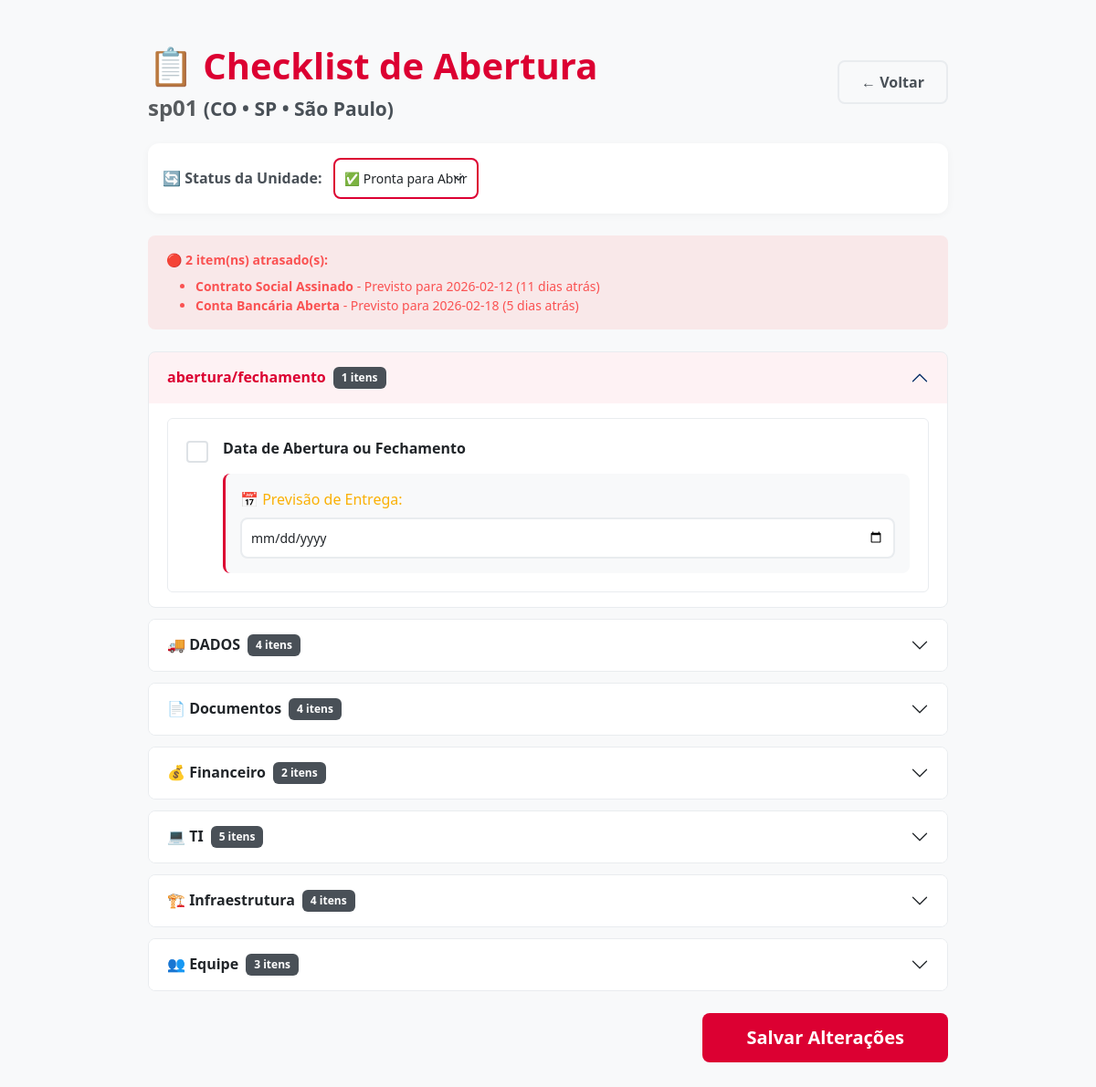
Page /gerenciar/1 on the committed database.
### App.py (models this page shows)
class Unidade(db.Model):
    id = db.Column(db.Integer, primary_key=True)
    nome = db.Column(db.String(100), nullable=False)
    cidade = db.Column(db.String(50), nullable=False)
    uf = db.Column(db.String(2), nullable=False)
    tipo = db.Column(db.String(10), nullable=False)
    status_unidade = db.Column(db.String(20), default="processo")
    checklist_status = db.Column(db.Text, default="{}")

### App.py (the view, shortened to what this page needs)
@app.route('/gerenciar/<int:id>', methods=['GET', 'POST'])
def gerenciar(id):
    unidade = Unidade.query.get_or_404(id)
    status_salvo = {}
    if unidade.checklist_status and unidade.checklist_status != "{}":
        try:
            status_salvo = json.loads(unidade.checklist_status)
        except:
            status_salvo = {}
    atrasados = verificar_atrasados(unidade.checklist_status)
    return render_template('checklist.html',
                           unidade=unidade,
                           categorias=CATEGORIAS_REQUISITOS,
                           status_salvo=status_salvo,
                           status_unidade_opts=STATUS_UNIDADE,
                           atrasados=atrasados,
                           hoje=date.today().isoformat(),
                           gerar_id_seguro=gerar_id_seguro)

### App.py (called while the page is built)
def gerar_id_seguro(texto):
    texto_limpo = re.sub(r'[^\w\s]', '', texto)
    texto_limpo = re.sub(r'\s+', '_', texto_limpo)
    return texto_limpo.lower()

def verificar_atrasados(checklist_json):
    if not checklist_json or checklist_json == "{}":
        return []
    try:
        dados = json.loads(checklist_json)
    except:
        return []
    atrasados = []
    hoje = date.today().isoformat()
    for item, info in dados.items():
        if isinstance(info, dict):
            concluido = info.get('concluido', False)
            previsao = info.get('previsao', '')
            if not concluido and previsao and previsao < hoje:
                atrasados.append({
                    'nome': item,
                    'previsao': previsao,
                    'dias_atraso': (date.today() - date.fromisoformat(previsao)).days
                })
    return atrasados

@app.context_processor
def utility_processor():
    def now():
        return datetime.now()
    return dict(now=now)

### Templates/checklist.html (shortened to what this page needs)
<!DOCTYPE html>
<html lang="pt-br">
<head>
    <link href="https://cdn.jsdelivr.net/npm/bootstrap@5.3.0/dist/css/bootstrap.min.css" rel="stylesheet">
</head>
<body class="bg-light">
    <div class="container mt-5 mb-5" style="max-width: 900px;">
        <div class="d-flex justify-content-between align-items-center mb-4">
            <div>
                <h1 style="color: var(--primary); font-weight: 700;">📋 Checklist de Abertura</h1>
                <h4 class="text-muted mb-0">{{ unidade.nome }}
                    <small style="color: var(--gray-600);">({{ unidade.tipo }} • {{ unidade.uf }} • {{ unidade.cidade }})</small>
                </h4>
            </div>
            <a href="/" class="btn btn-outline-secondary">← Voltar</a>
        </div>
        <div class="card mb-4">
            <div class="card-body py-3">
                <label class="fw-bold me-2" style="color: var(--gray-600);">🔄 Status da Unidade:</label>
                <form method="POST" action="/gerenciar/{{ unidade.id }}" style="display: inline;">
                    <select name="status_unidade" class="form-select d-inline-block w-auto" onchange="this.form.submit()" style="border-color: var(--primary);">
                        {% for codigo, info in status_unidade_opts.items() %}
                            <option value="{{ codigo }}" {% if unidade.status_unidade == codigo %}selected{% endif %}>
                                {{ info.label }}
                            </option>
                        {% endfor %}
                    </select>
                </form>
            </div>
        </div>
        {% if atrasados %}
        <div class="alert alert-danger mb-4">
            <strong>🔴 {{ atrasados|length }} item(ns) atrasado(s):</strong>
            <ul class="mb-0 mt-2">
                {% for item in atrasados %}
                <li><strong>{{ item.nome }}</strong> - Previsto para {{ item.previsao }} ({{ item.dias_atraso }} dias atrás)</li>
                {% endfor %}
            </ul>
        </div>
        {% endif %}
        <form method="POST" id="checklistForm">
            <div class="accordion" id="accordionChecklist">
                {% for categoria, itens in categorias.items() %}
                <div class="accordion-item">
                    <h2 class="accordion-header" id="heading{{ loop.index }}">
                        <button class="accordion-button {% if not loop.first %}collapsed{% endif %}" type="button" data-bs-toggle="collapse" data-bs-target="#collapse{{ loop.index }}">
                            <strong>{{ categoria }}</strong>
                            <span class="badge bg-secondary ms-2">{{ itens|length }} itens</span>
                        </button>
                    </h2>
                    <div id="collapse{{ loop.index }}" class="accordion-collapse collapse {% if loop.first %}show{% endif %}" data-bs-parent="#accordionChecklist">
                        <div class="accordion-body">
                            <div class="list-group">
                                {% for item_config in itens %}
                                {% set item_nome = item_config.nome %}
                                {% set item_tipo = item_config.tipo %}
                                {% set item_id = gerar_id_seguro(item_nome) %}
                                {% if item_tipo == 'checkbox' %}
                                    {% set item_valor = status_salvo.get(item_nome, {}) %}
                                    {% if item_valor is mapping %}
                                        {% set concluido = item_valor.get('concluido', False) %}
                                        {% set previsao = item_valor.get('previsao', '') %}
                                    {% else %}
                                        {% set concluido = False %}
                                        {% set previsao = '' %}
                                    {% endif %}
                                    {% set eh_atrasado = false %}
                                    {% if not concluido and previsao and previsao < hoje %}
                                        {% set eh_atrasado = true %}
                                    {% endif %}
                                    <div class="list-group-item {% if concluido %}item-concluido{% endif %} {% if eh_atrasado %}item-atrasado{% endif %}">
                                        <div class="d-flex gap-3 align-items-start">
                                            <input class="form-check-input flex-shrink-0 mt-1"
                                                   type="checkbox"
                                                   name="req_{{ item_id }}"
                                                   id="req_{{ item_id }}"
                                                   onchange="toggleCampoData(this)"
                                                   {% if concluido %}checked{% endif %}>
                                            <div class="flex-grow-1">
                                                <label class="fw-bold d-block" for="req_{{ item_id }}">
                                                    {{ item_nome }}
                                                </label>
                                                <div class="campo-data">
                                                    <div class="campo-previsao" style="display: {% if concluido %}none{% else %}block{% endif %};">
                                                        <label class="form-label" style="color: var(--warning);">📅 Previsão de Entrega:</label>
                                                        <input type="date"
                                                               name="previsao_{{ item_id }}"
                                                               class="form-control"
                                                               value="{{ previsao }}">
                                                    </div>
                                                </div>
                                            </div>
                                        </div>
                                    </div>
                                {% endif %}
                                {% endfor %}
                            </div>
                        </div>
                    </div>
                </div>
                {% endfor %}
            </div>
            <div class="mt-4 text-end">
                <button type="submit" class="btn btn-success btn-lg px-5">Salvar Alterações</button>
            </div>
        </form>
    </div>
</body>
</html>

### Templates/checklist.html (style rules this page uses)
:root { --primary: #dc0032; --primary-dark: #b8002a; --primary-light: #ff1a4d; --gray-50: #f8f9fa; --gray-100: #f1f3f5; --gray-200: #e9ecef; --gray-300: #dee2e6; --gray-600: #495057; --gray-700: #343a40; --gray-800: #212529; --success: #dc0032; --warning: #fab005; --danger: #fa5252; }
* { font-family: 'Segoe UI', Tahoma, Geneva, Verdana, sans-serif; }
body { background: var(--gray-50); color: var(--gray-800); }
h1, h2, h3, h4, h5 { color: var(--gray-800); font-weight: 600; }
.card { border: none; border-radius: 12px; box-shadow: 0 2px 8px rgba(0,0,0,0.04); }
.accordion-button { font-weight: 600; padding: 1rem 1.25rem; background: white; border: none; }
.accordion-button:not(.collapsed) { background: rgba(220, 0, 50, 0.05); color: var(--primary); box-shadow: none; }
.accordion-item { border: 1px solid var(--gray-200) !important; border-radius: 8px !important; margin-bottom: 0.75rem; overflow: hidden; }
.list-group-item { border: 1px solid var(--gray-200); padding: 1.25rem; }
.form-check-input { width: 1.5em; height: 1.5em; border: 2px solid var(--gray-300); cursor: pointer; }
.campo-data { margin-top: 1rem; padding: 1rem; background: var(--gray-50); border-radius: 8px; border-left: 3px solid var(--primary); }
.form-control, .form-select { border: 2px solid var(--gray-200); border-radius: 8px; padding: 0.625rem; font-size: 0.875em; transition: all 0.3s ease; }
.btn-success { background: var(--success); border: none; padding: 0.75rem 2rem; border-radius: 8px; font-weight: 600; transition: all 0.3s ease; }
.btn-outline-secondary { border: 2px solid var(--gray-200); color: var(--gray-600); padding: 0.625rem 1.5rem; border-radius: 8px; font-weight: 600; text-decoration: none; transition: all 0.3s ease; }
.badge { padding: 0.5em 0.75em; border-radius: 6px; font-weight: 600; font-size: 0.75em; }
.bg-secondary { background: var(--gray-600) !important; }
.alert { border: none; border-radius: 8px; padding: 1rem 1.25rem; font-size: 0.875em; }
.alert-danger { background: rgba(250, 82, 82, 0.1); color: var(--danger); }
h1 { color: var(--primary); font-weight: 700; }

### rows in the picture
Unidade: nome "sp01", tipo "CO", uf "SP", cidade "São Paulo", status_unidade "✅ Pronta para Abrir"

### other values in the picture
{{ atrasados|length }} "2"
{{ item.nome }} "Contrato Social Assinado" "Conta Bancária Aberta"
{{ item.previsao }} "2026-02-12" "2026-02-18"
{{ item.dias_atraso }} "11" "5"
{{ categoria }} "abertura/fechamento" "🚚 DADOS" "📄 Documentos" "💰 Financeiro" "💻 TI" "🏗️ Infraestrutura" "👥 Equipe"
{{ itens|length }} "1" "4" "4" "2" "5" "4" "3"
{{ item_nome }} "Data de Abertura ou Fechamento"
